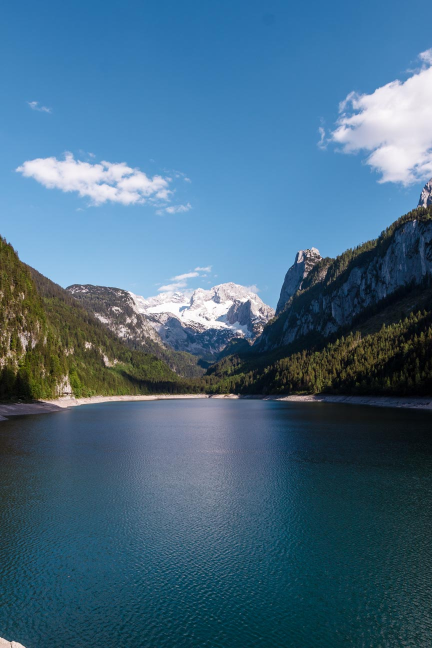
#> input picture data/img01.jpg, 864 x 1296 px (shown at 1/2 size)
$ jupyter execute --allow-errors superresolution.ipynb
#> lines starting #> are read from the running program, lines starting #| are printed output that depends on the picture
### src/helper/superresolution_pipeline.py
import cv2
import numpy as np
from PIL import Image
from .plot import *

def read_images(filenames):
	'''
		input:
			filenames:  list of strings
		output:
			imgs:       list of cv2 images
	'''
	imgs = []
	for filename in filenames:
		img = cv2.imread(filename)
#> img is the input picture: shape (1296, 864, 3); mean B, G, R 130.7, 105.5, 69.2
		imgs.append(img)

	return imgs


def convert_to_grayscale(imgs):
	'''
		input:
			imgs:       list of cv2 images
		output:
			imgs_gray:  list of grayscale cv2 images
	'''
	imgs_gray = []
	for img in imgs:
		img_gray = cv2.cvtColor(img, cv2.COLOR_BGR2GRAY)
		imgs_gray.append(img_gray)

	return imgs_gray


# [106 lines left out: functions extract_features, match_descriptors_to_first_image, warp_images_to_first_image, not called in this run]


def resize_img(img, scale_factor=1.0):
	'''
		function to resize an image
		-> scale_factor > 1 increase the size
		-> scale_factor < 1 descrease the size

		input:
			img:           rgb image
			scale_factor:  factor with which the resize should happen
		output:
			resized_img:   bigger or smaller image
	'''
	width  = int(img.shape[1] * scale_factor)
	height = int(img.shape[0] * scale_factor)

	new_size = (width, height)

	return cv2.resize(img, new_size)


# [66 lines left out: functions compute_average_image, superresolution_pipeline, not called in this run]

### src/helper/plot.py
from matplotlib import pyplot as plt
import cv2
import math

# [5 lines left out: function plot_image, not called in this run]

def plot_matches(img1, keypoints1, img2, keypoints2, matches, fig_size=[15, 12]):
	matched_img = cv2.drawMatches(img1, keypoints1, img2, keypoints2, matches, img2, flags=2)
	plot_image(matched_img, title='Related keypoints', fig_size=fig_size)

# [7 lines left out: function plot_image_with_keypoints, not called in this run]

def plot_images(imgs, title='Images', fig_size=[20, 15]):
#> called with title = 'Images'
	plt.figure(figsize=fig_size)
	plt.title(title, fontsize=12)
	num_images = len(imgs)
	num_rows = math.ceil(num_images / 4)
	img_index = 1
	for img in imgs:
		plt.subplot(num_rows, 4, img_index)
		img_index = img_index + 1
		plt.imshow(cv2.cvtColor(img, cv2.COLOR_BGR2RGB))
		plt.axis('off')
#> the loop in convert_to_grayscale, `for img in imgs:` made 7 passes
#> pass 1, in convert_to_grayscale, `img_gray = cv2.cvtColor(img, cv2.COLOR_BGR2GRAY)`:
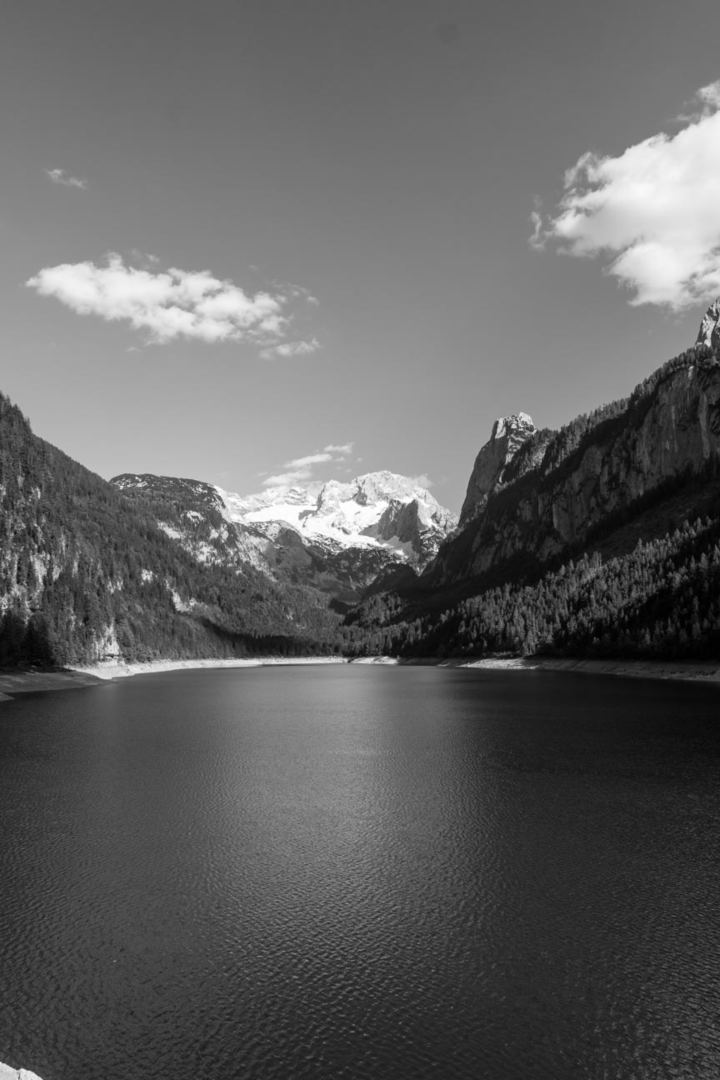
#> img_gray: shape (6480, 4320) (shown at 1/6 size); min 0, max 255, mean 97.4
#> pass 2, in convert_to_grayscale, `img_gray = cv2.cvtColor(img, cv2.COLOR_BGR2GRAY)`:
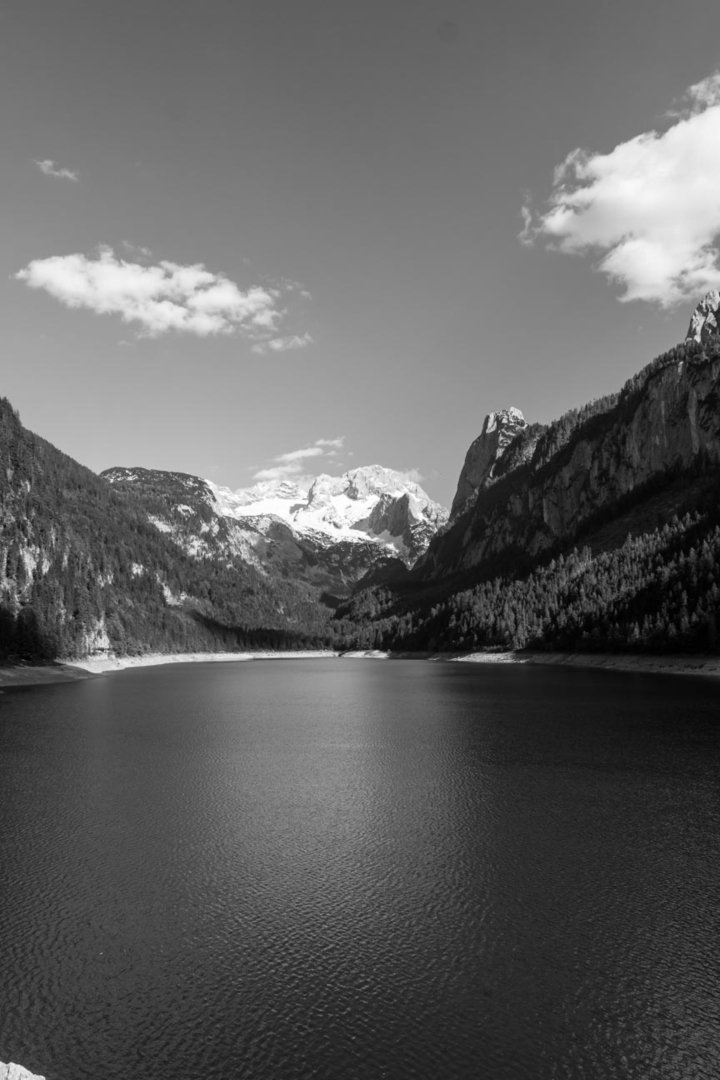
#> img_gray: shape (6480, 4320) (shown at 1/6 size); min 0, max 255, mean 97
#> pass 3, in convert_to_grayscale, `img_gray = cv2.cvtColor(img, cv2.COLOR_BGR2GRAY)`:
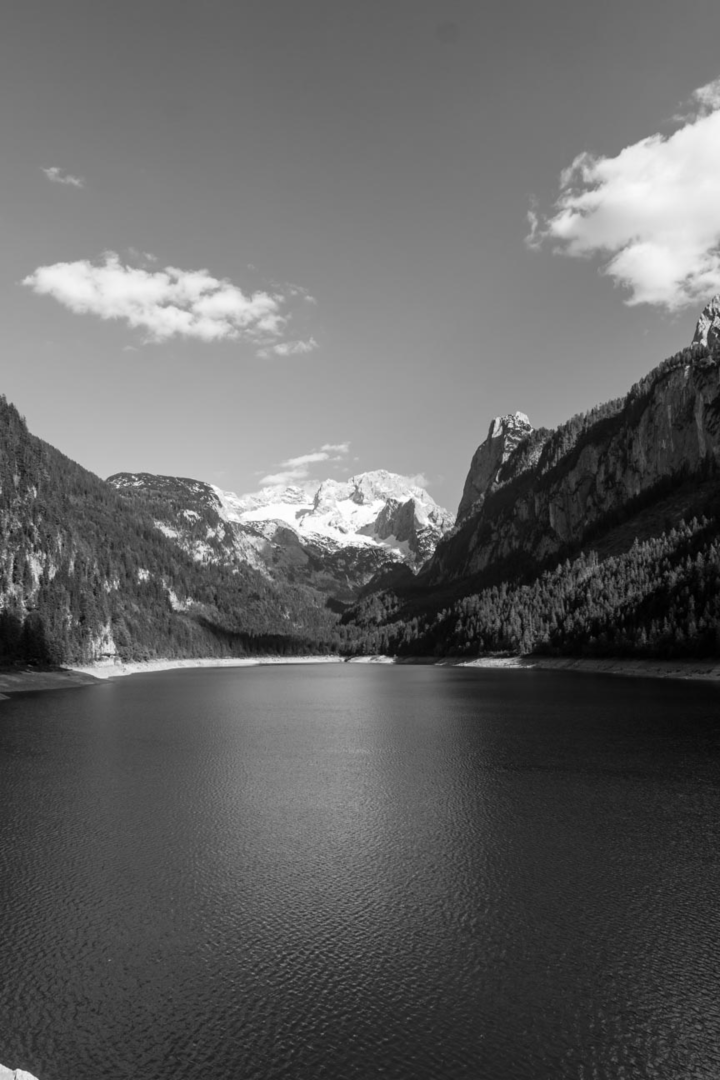
#> img_gray: shape (6480, 4320) (shown at 1/6 size); min 0, max 255, mean 99.2

### src/superresolution.ipynb
# Image Superresolution

The following notebook shows how to obtain a superresolution image from a set of images of the same object.

It is very important, that the images are not perfectly aligned, so that each pixel of the cameras sensor captures a slight different part of the subject. The below presented method can be recreated with Adobe Photoshop and the whole idea is inspired by the following video:
https://www.youtube.com/watch?v=2QW9vcnb9c0&t=207s

To create a superresolution image, several steps are necessary:
1.   Upscaling the images to the desired, new resolution
2.   Aligning the images (we do that by matching SIFT feature points)
3.   Computing the average out of the aligned images

Ideally, computing the mean has the effect of **increasing sharpness**, **removing artifacts** as well as **reducing noise**. Additionally, moving subjects (e.g. water) will be blurred.

[cell 1]
import cv2
import os
from src.helper.plot import *
from src.helper.superresolution_pipeline import *

### Define the amount of upscaling

We want to have a 5-time bigger image than before

[cell 2]
resize_scale = 5

### Read the images

In the repositories `data/` folder are seven unaligned images

[cell 3]
filenames = ['img01.jpg', 'img02.jpg', 'img03.jpg', 'img04.jpg', 'img05.jpg', 'img06.jpg', 'img07.jpg']
for i in range(0, len(filenames)):
  filenames[i] = os.path.join('..', 'data', filenames[i])

imgs = read_images(filenames)
#> (the rest of this cell did not finish here and is left out)
